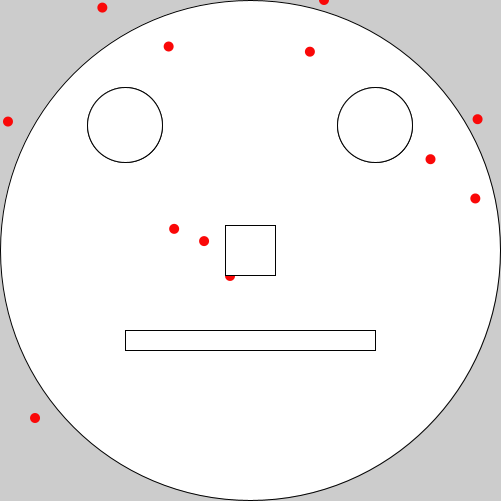
Frame 1 (no input)
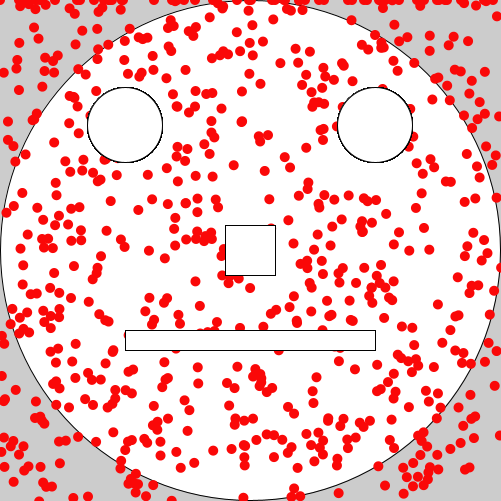
Frame 60 (the mouse pressed at the canvas centre just before this capture)
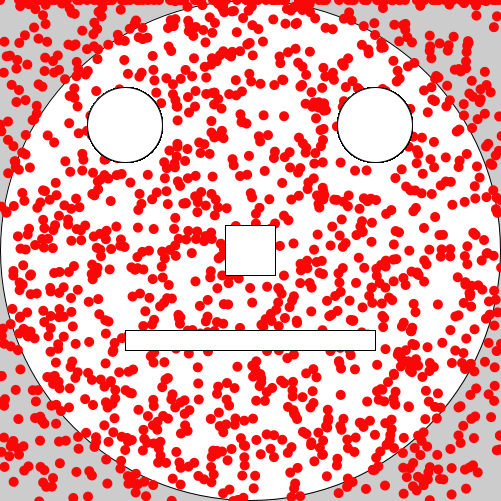
Frame 120 (the mouse held since frame 60 and released just before this capture)

The Processing sketch that drew these frames (run headless with seeded random() and noise(); from frame 60 on, the mouse is pressed at the canvas centre):

// Processing sketch: Happy_measles_structured
// ── Happy_measles_structured.pde
//Happy Measles, Structured Program

//Variables Go Here
void setup () {
//fullScreen();
//size(501, 501);
//print("My display width is " + displayWidth + "\n My Display height is " + displayHeight);
//rect(880, 305, 155, 300, 7); // Square
//rect(300, 80, 155, 155, 50); // Square curved edges
//ellipse(1920/2, 1080/2, 35, 35); // Circle
size(501, 501); // Size of the Canvas, monitor?
//print("Screen Dimensions" + "\n My width is " + displayWidth + "\n My height is " + displayHeight)

ellipse (250, 250, 500, 500); // Main face shape
ellipse (125, 125, 75, 75); // Eye #1
ellipse (375, 125, 75, 75); // Eye #2
rectMode(CENTER); //Set rectMode to CENTER of Canvas
rect (250, 250, 50, 50); // Nose
rect (250, 250+90, 250, 20); // Mouth
rectMode(CORNER); //Always reset default
}

void draw () {
noStroke();
fill(#FA0808);
ellipse (int(random(0,502)), int(random(0.502)), 10, 10); // mealses start, casting review
 ellipse (random(0,502),random(0,502), 10, 10);
 ellipse (random(0,502),random(0,502), 10, 10);
 ellipse (random(0,502),random(0,502), 10, 10);
 ellipse (random(0,502),random(0,502), 10, 10);
 ellipse (random(0,502),random(0,502), 10, 10);
 ellipse (random(0,502),random(0,502), 10, 10);
 ellipse (random(0,502),random(0,502), 10, 10);
 ellipse (random(0,502),random(0,502), 10, 10);
 ellipse (random(0,502),random(0,502), 10, 10);
 ellipse (random(0,502),random(0,502), 10, 10);
 ellipse (random(0,502),random(0,502), 10, 10);
 
 stroke (1);
fill(255);
ellipse (125, 125, 75, 75); // Eye #1
ellipse (375, 125, 75, 75); // Eye #2
rectMode(CENTER); //Set rectMode to CENTER of Canvas
rect (250, 250, 50, 50); // Nose
rect (250, 250+90, 250, 20); // Mouth
rectMode(CORNER); //Always reset default
}
 
 
 
 

//void keyPressed () {}

//mousePressed () {}
/*
ellipse (250, 250, 500, 500); // Main face shape
ellipse (125, 125, 75, 75); // Eye #1
ellipse (375, 125, 75, 75); // Eye #2
rectMode(CENTER); //Set rectMode to CENTER of Canvas
rect (250, 250, 50, 50); // Nose
rect (250, 250+90, 250, 20); // Mouth
rectMode(CORNER); //Always reset default
*/
